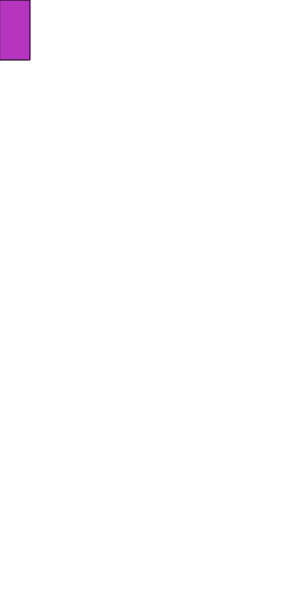
Frame 1 (no input)
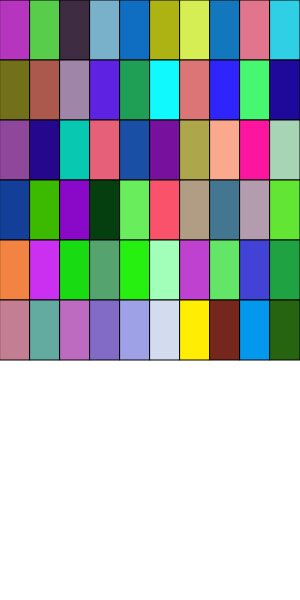
Frame 60 (no input)
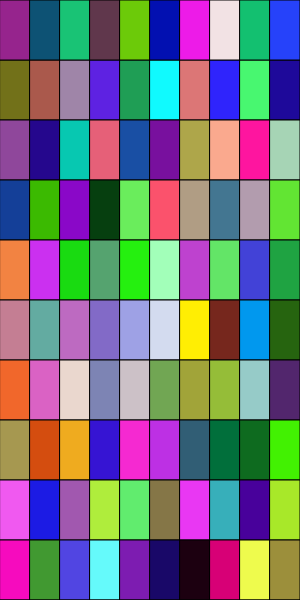
Frame 120 (the mouse pressed at the canvas centre since frame 60)

The p5.js sketch that drew these frames (run headless with seeded random() and noise() and a simulated clock; from frame 60 on, the mouse is pressed at the canvas centre):

// p5.js sketch
// ── sketch.js
// https://editor.p5js.org/jht9629-nyu/sketches/Xha1utfMM
// pattern animation random colors

let x1;
let y1;
let w1;
let h1;

function setup() {
  createCanvas(300, 600);
  x1 = 0;
  y1 = 0;
  w1 = width / 10;
  h1 = height / 10;
  // frameRate(1);
}

function draw() {
  // background(220);

  let r = random(255);
  let g = random(255);
  let b = random(255);
  let a = 255;

  fill(r, g, b, a);
  rect(x1, y1, w1, h1);

  x1 += w1;
  if (x1 >= width) {
    x1 = 0;
    y1 += h1;
    if (y1 > height) {
      y1 = 0;
    }
  }
}
